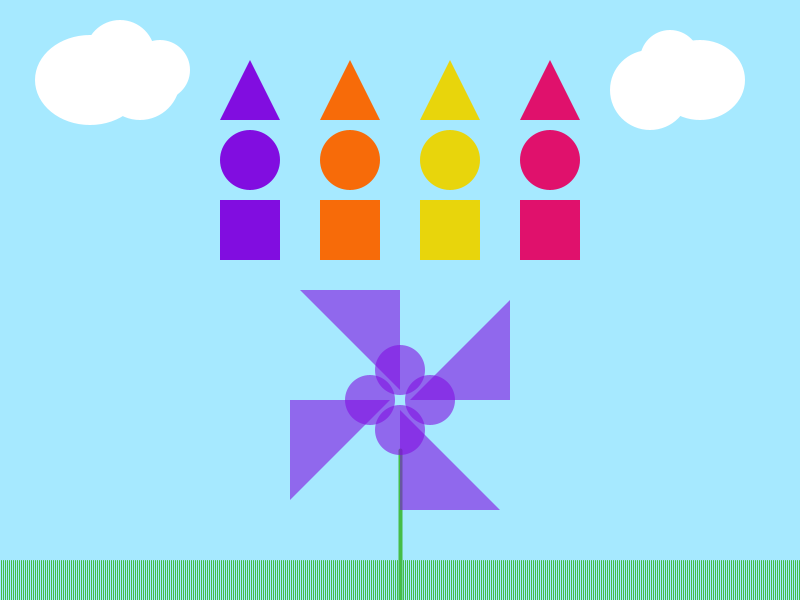
Frame 1 (no input)
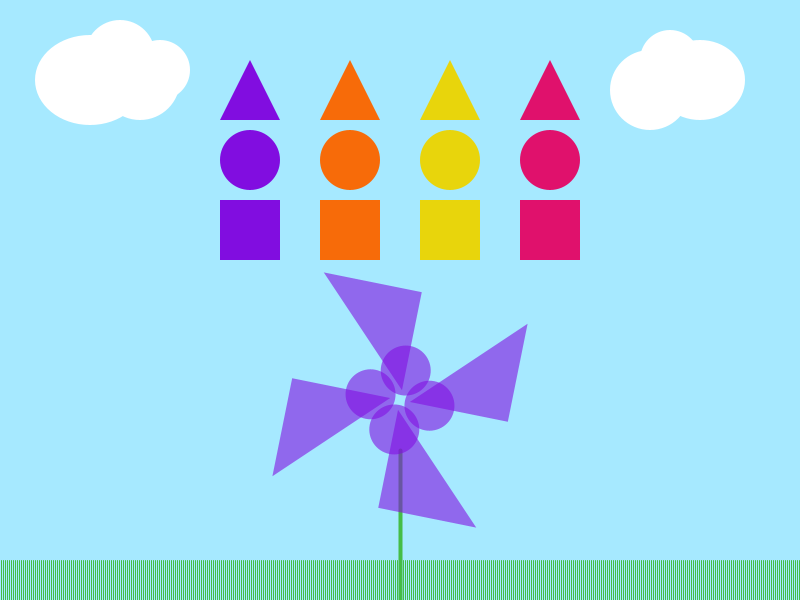
Frame 60 (the mouse pressed at the canvas centre just before this capture)
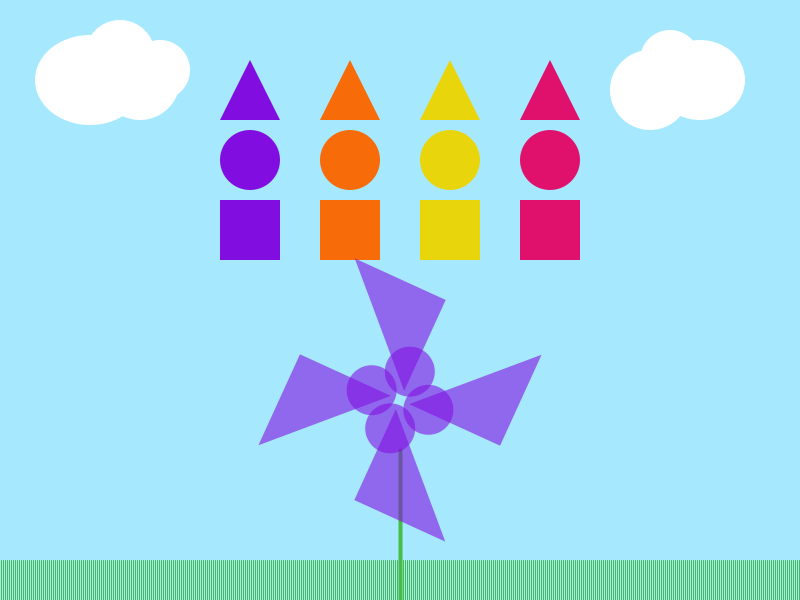
Frame 120 (the mouse held since frame 60 and released just before this capture)

The Processing sketch that drew these frames (run headless with seeded random() and noise(); from frame 60 on, the mouse is pressed at the canvas centre):

// Processing sketch: processing_106473
// ── processing_106473.pde

float rotateAmountPuTri;
float rotateAmountPuCir;


void setup () {
  size (800, 600);
  ellipseMode(CENTER);
}

void draw () {
  background (166, 233, 255);

  //grass
  for (int i=0; i<799; i++) {
    stroke(69, 189, 71);
    strokeWeight (1);
    line(2*i+1, 560, 2*i+1, 600);
  }
  //flower stem
  stroke(69, 189, 71);
  strokeWeight (4);
  line(400, 450, 400, 600);

  //clouds
  noStroke();
  fill(255);
  ellipse(90, 80, 110, 90);
  ellipse(120, 55, 70, 70);
  ellipse(140, 80, 80, 80);
  ellipse(160, 70, 60, 60);

  ellipse(700, 80, 90, 80);
  ellipse(650, 90, 80, 80);
  ellipse(670, 60, 60, 60);

  //triangles
  noStroke();
  fill(129, 13, 224);
  triangle(250, 60, 220, 120, 280, 120);
  fill(247, 107, 9);
  triangle(350, 60, 320, 120, 380, 120);
  fill(232, 213, 12);
  triangle(450, 60, 420, 120, 480, 120);
  fill(224, 17, 108);
  triangle(550, 60, 520, 120, 580, 120);

  //circles
  fill(129, 13, 224);
  ellipse(250, 160, 60, 60);
  fill(247, 107, 9);
  ellipse(350, 160, 60, 60);
  fill(232, 213, 12);
  ellipse(450, 160, 60, 60);
  fill(224, 17, 108);
  ellipse(550, 160, 60, 60);

  //squares
  fill(129, 13, 224);
  rect(220, 200, 60, 60);
  fill(247, 107, 9);
  rect(320, 200, 60, 60);
  fill(232, 213, 12);
  rect(420, 200, 60, 60);
  fill(224, 17, 108);
  rect(520, 200, 60, 60);


  drawPurpleTriangle();
  drawPurpleCircle();

}

void drawPurpleTriangle() {
  fill(129, 13, 224,150);
  pushMatrix();
  translate(400, 400);
  rotate(rotateAmountPuTri);
  triangle(0, 10, 100, 110, 0, 110);
  triangle(10, 0, 110, 0, 110, -100);
  triangle(0, -10, 0, -110, -100, -110);
  triangle(-10, 0, -110, 0, -110, 100);
  rotateAmountPuTri = rotateAmountPuTri + 0.03;
  popMatrix();
}


void drawPurpleCircle() {
  fill(129, 13, 224,150);
  pushMatrix();
  translate(400, 400);
  rotate(rotateAmountPuCir);
  ellipse(30, 0, 50, 50);
  ellipse(0, -30, 50, 50);
  ellipse(-30, 0, 50, 50);
  ellipse(0, 30, 50, 50);
  rotateAmountPuCir = rotateAmountPuCir - 0.05;
  popMatrix();
}
